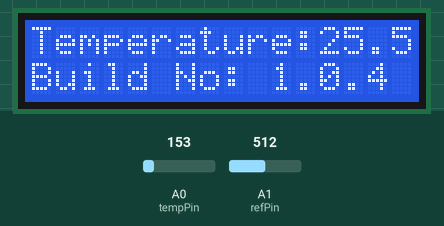
Bench run of a sketch on a simulated Arduino Uno, built with avr-gcc and run on an emulated ATmega328P. On the bench: 16×2 character LCD. The inputs (shaded band) are chosen by the test bench; at power-on: A0 (tempPin) = 153, A1 (refPin) = 512. What the sketch prints to the serial monitor is not drawn.

Above: at 1.7 s.
1.8 s: A0 (tempPin) set to 165
At 3.8 s:
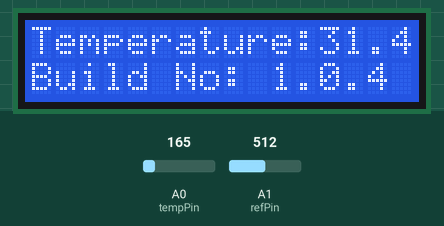
4.7 s: A0 (tempPin) set to 175
At 6.6 s:
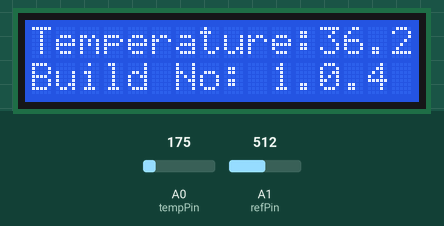
7.7 s: A0 (tempPin) set to 191
At 10.4 s:
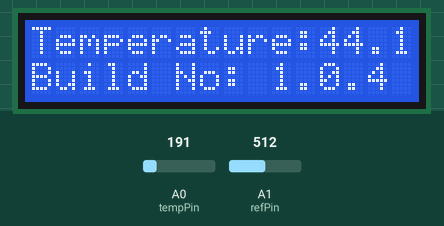
10.7 s: A1 (refPin) set to 107
13.7 s: A1 (refPin) set to 91
Timing chart, 0 to 16.2 s (numbered marks = the images above; inputs shaded):
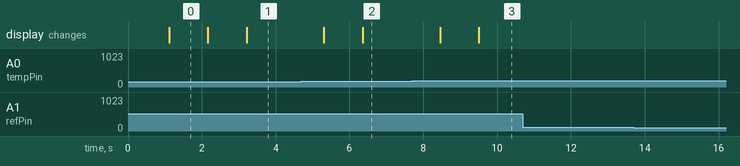

The sketch:

cli-temperature.ino
```cpp
String buildNo = "1.0.4";

// Code starts here
// include the library code:
#include <LiquidCrystal.h>

// initialize the library with the numbers of the interface pins
LiquidCrystal lcd(12, 11, 5, 4, 3, 2);

// set up a constant for the tilt switch pin
const int switchPin = 6;
const int tempPin = A0;
const int refPin = A1;

// variable to hold the value of the switch pin
int switchState = 0;

// variable to hold previous value of the switch pin
int prevSwitchState = 0;

// a variable to choose which reply from the crystal ball
int reply;

void setup() {
  Serial.begin(9600);
  // set up the number of columns and rows on the LCD
  lcd.begin(16, 2);

  // set up the switch pin as an input
  pinMode(switchPin, INPUT);

  // Print a message to the LCD.
  lcd.print("Temperature:--.-");
  // set the cursor to column 0, line 1
  // line 1 is the second row, since counting begins with 0
  lcd.setCursor(0, 1);
  // print to the second line
  lcd.print("Build No:");
  lcd.setCursor(10, 1);
  lcd.print(buildNo);
}

int i = 0;
float sumtemp = 0.0;
int sleeptime = 10; //ms
float j = 1000.0 / sleeptime;
float temp = 0.00;

void loop() {
  i++;
  delay(sleeptime);
  float tempSensorValue = analogRead(tempPin);
  float refSensorValue = analogRead(refPin);
  sumtemp = sumtemp + tempSensorValue;

  if(i >= j) {
    float voltage = sumtemp/j/1024.0 * 5.0;
    temp = ( voltage - 0.5) * 100 + 0.80;

    Serial.print(" Temp Sensor volts: ");
    Serial.print(voltage,4);
    Serial.print(" Temp Sensor value: ");
    Serial.print(tempSensorValue,4);
    Serial.print(" Temperature: ");
    Serial.print(temp,2);
    Serial.print(" Ref: ");
    Serial.println(refSensorValue);
    i = 0;
    sumtemp = 0.0;
    lcd.setCursor(12, 0);
    lcd.print(temp,1);
  }
}
```

Measured:
- after the input at 1.8 s, the display: first changes after 0.36 s (image 1 shows a later state)
- after the input at 4.7 s, the display: first changes after 0.61 s (image 2 shows a later state)
- after the input at 7.7 s, the display: first changes after 0.75 s (image 3 shows a later state)
- after the input at 10.7 s, every drawn part: stays the same
- after the input at 13.7 s, every drawn part: stays the same
